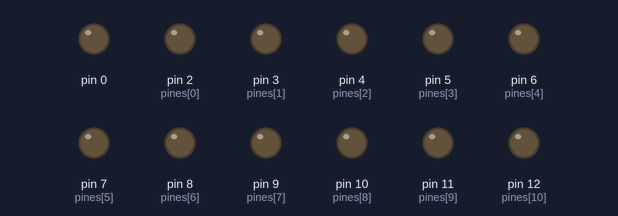
The sketch below on a simulated Arduino Uno, built with avr-gcc and run on an emulated ATmega328P. On the bench: output pins drawn as LEDs (lit = HIGH).

Above: at 0.1 s.
At 4.1 s:
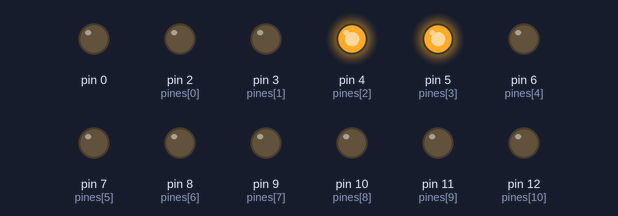
At 9.1 s:
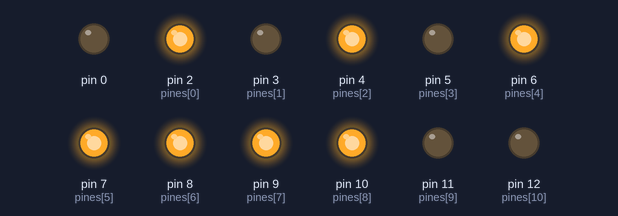
At 19.1 s:
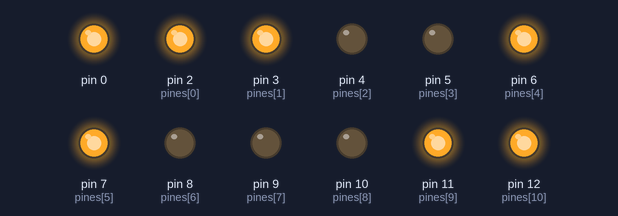
At 29.1 s:
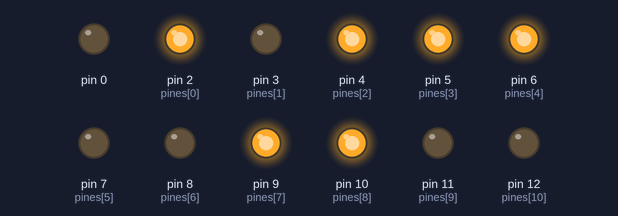
At 39.1 s:
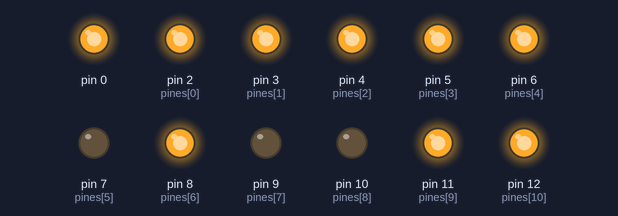
Timing chart, 0 to 40.0 s (numbered marks = the images above):
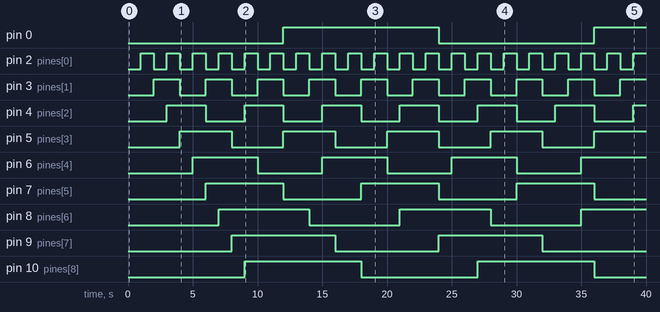

Measured:
- by itself, pin 0: LOW → HIGH at 12.0 s, → LOW 12.0 s later, → HIGH 12.0 s later
- by itself, pin 2 (pines[0]): alternates HIGH for 1.0 s and LOW for 1.0 s
- by itself, pin 3 (pines[1]): alternates HIGH for 2.0 s and LOW for 2.0 s
- by itself, pin 4 (pines[2]): alternates HIGH for 3.0 s and LOW for 3.0 s
- by itself, pin 5 (pines[3]): alternates HIGH for 4.0 s and LOW for 4.0 s
- by itself, pin 6 (pines[4]): alternates HIGH for 5.0 s and LOW for 5.0 s
- by itself, pin 7 (pines[5]): alternates HIGH for 6.0 s and LOW for 6.0 s
- by itself, pin 8 (pines[6]): alternates HIGH for 7.0 s and LOW for 7.0 s

The sketch:

ejercicio7.ino
```cpp
/*Implementar una clase, Tarea, en Arduino para manejar tareas periódicas de manera no
bloqueante. La clase debe permitir configurar un intervalo de tiempo y verificar si ha pasado
ese tiempo para ejecutar la tarea.
a) El constructor debe recibir el período de tiempo.
b) Debe implementar el método esTiempo(), que devolverá true si se ha cumplido el
tiempo correspondiente.
Realizar un ejemplo encendiendo dos Leds con intervalos diferente.*/

#include "tarea.h"

#define TAM 12

const int pines[TAM] = {2,3,4,5,6,7,8,9,10,11,12};
tarea LEDs[TAM];
int incremento = 1;
void setup() {

  for (int i = 0; i < TAM; i++){
    pinMode(pines[i], OUTPUT);
    digitalWrite(pines[i], LOW);
    LEDs[i].definirTiempo(0, incremento);
    incremento++;
  }
}

void loop() {
  for (int i = 0; i < TAM; i++){
    if(LEDs[i].esTiempo()) {
      digitalWrite(pines[i], !digitalRead(pines[i]));
    }
  }

}
```

tarea.cpp
```cpp
/*Implementar una clase, Tarea, en Arduino para manejar tareas periódicas de manera no
bloqueante. La clase debe permitir configurar un intervalo de tiempo y verificar si ha pasado
ese tiempo para ejecutar la tarea.
a) El constructor debe recibir el período de tiempo.
b) Debe implementar el método esTiempo(), que devolverá true si se ha cumplido el
tiempo correspondiente.
Realizar un ejemplo encendiendo dos Leds con intervalos diferente.*/

#include "tarea.h"
#include <Arduino.h>

tarea::tarea(int m, int s): tiempoMilisegundos(0), ultimoTiempo(0) {
  definirTiempo(m, s);
}

void tarea::definirTiempo(int m, int s) {
  tiempoMilisegundos = (s + m*60) *1000;
}

bool tarea::esTiempo () {
  unsigned long tiempoActual = millis();

  if((tiempoActual - ultimoTiempo) >= tiempoMilisegundos){
      ultimoTiempo = tiempoActual;
    return true;
  }
  return false;
}


/*
entrada::entrada(char p): pin(p) {
  pinMode(pin, INPUT);
  estado = digitalRead(pin);
}

void entrada::definirEntrada(char p){
  pin = p;
  pinMode(pin, INPUT);
  estado = digitalRead(pin);
}

String entrada::getEstado(unsigned long tA) {
  tiempoAntirrebote = tA;
  unsigned long tiempoActual = millis();
  static unsigned long ultimoTiempo = 0;
  String estadoReturn = "";

  if (tiempoActual - ultimoTiempo >= tiempoAntirrebote){
    estado = digitalRead(pin);
    //Serial.println(estado);

    ultimoTiempo = tiempoActual;
    static bool datoAnterior = estado;

    Serial.read();
    Serial.flush();

    if (estado == 1){
      estadoReturn = "HIGH";
    } else if (estado == 0) {
      estadoReturn = "LOW";
  }

  return estadoReturn;

  }

}

int entrada::cambioDisponible () {
  estado = digitalRead(pin);
  static bool estadoAnterior = LOW;

  if (estado != estadoAnterior){
    estadoAnterior = estado;
    return 1;
  } else {
    return 0;
  }

}

String entrada::getFlancoDes() {
  estado = digitalRead(pin);
  static bool datoAnterior = HIGH;
  if (datoAnterior == HIGH && estado == LOW) {
    datoAnterior = estado; return "Flanco descendente!";
  }
  datoAnterior = estado; return "";
}

String entrada::getFlancoAsc(){
  estado = digitalRead(pin);
  static bool datoAnterior = LOW;
  if (estado == HIGH && datoAnterior == LOW) {
    datoAnterior = estado; return "Flanco ascendente!";
  }
  datoAnterior = estado; return "";
}
*/
// temperatura::temperatura(float c, std::string m): temp(c), magnitud(m) {}

// void temperatura::convertirKelvin() {

//     if (magnitud == "Celsius") {
//         temp += 273.15;
//     } else if (magnitud == "Fahrenheit") {
//         temp = (temp - 32) * (5.0/9) + 273.15;
//     }

//     magnitud = "Kelvin";

// }

// void temperatura::convertirFahrenheit() {
//     if (magnitud == "Celsius") {
//         temp = (temp * (9.0/5)) + 32;
//     } else if (magnitud == "Kelvin") {
//         temp = (temp - 273.15) * (9.0/5) + 32;
//     }

//     magnitud = "Fahrenheit";
// }

// void temperatura::mostrarTemperatura() {
//     std::cout << temp << "\t" << magnitud << "\n"<< std::endl;

// }

// vector2D::vector2D(float cx, float cy): x(cx), y(cy) {}

// void vector2D::definirVector2D(float cx, float cy) {
//     x = cx;
//     y = cy;
// }

// float vector2D::longitudVector2D() {
//     return sqrt(pow(x,2) + pow(y,2));
// }

// void vector2D::imprimirVector() {
//     std::cout << "(" << x << ";" << y << ")\n" << std::endl;
// }

// vector2D vector2D::operator-(const vector2D& otro) const {
//     return vector2D((this->x) - otro.x,(this->y) - otro.y);
// }

// vector2D vector2D::operator+(const vector2D& otro) const {
//     return vector2D(this->x + otro.x, this->y + otro.y);
// }

// vector2D vector2D::operator*(const float n) const {
//     return vector2D((this->x)*n, (this->y)*n);
// }

// producto::producto(std::string n, float p, unsigned int c): nombre(n), precio(p), cantidad(c) {}

// void producto::mostrarDatos () {
//     std::cout << "-------------------------------------------\n";

//     std::cout << "Nombre:\t" << nombre << "\n" << std::endl;

//     if (precio == 0.0) {
//         std::cout << "Precio:\t" << "Desconocido" << "\n" << std::endl;
//     } else {
//         std::cout << "Precio:\t" << precio << "\n" << std::endl;
//     }

//     if (cantidad == 0) {
//         std::cout << "Cantidad:\t" << "Desconocido" << "\n" << std::endl;
//     } else {
//         std::cout << "Cantidad:\t" << cantidad << "\n" << std::endl;
//     }

//     std::cout << "-------------------------------------------\n";

// }

// float producto::calcularTotal () {
//     return (float)(precio * cantidad);
// }

// cilindro::cilindro(float r, float h): radio(r), altura(h) {}

// float cilindro::calcularVolumen() {
//     return PI*pow(radio,2)*altura;
// }

// void cilindro::dimensionar(float r, float h) {
//     radio = r;
//     altura = h;
// }

// empleado::empleado(std::string n, unsigned int e, double s): nombre(n), edad(e), salario(s) {}

// void empleado::cargarDatosEmpleado (std::string n, unsigned int e, double s) {

//     nombre = n;
//     edad = e;
//     salario = s;

// }

// void empleado::mostrarDatosEmpleado() {

//     std::cout << "---------------------------------------------\n";
//     std::cout << "Nombre:\t" << nombre << "\n" << std::endl;

//     if (edad == 0) {
//     std::cout << "Edad:\t" << "Desconocida\n" << std::endl;
//     } else {
//     std::cout << "Edad:\t" << edad << "\n"  << std::endl;
//     }

//     if (salario == 0) {
//         std::cout << "Salario:\t" << "No asignado\n" << std::endl;
//     } else {
//         std::cout << "Salario:\t" << salario << "\n" << std::endl;
//     }
//     std::cout << "---------------------------------------------\n";

// }

// empleado::~empleado() {}
```

tarea.h
```cpp
/*Implementar una clase, Tarea, en Arduino para manejar tareas periódicas de manera no
bloqueante. La clase debe permitir configurar un intervalo de tiempo y verificar si ha pasado
ese tiempo para ejecutar la tarea.
a) El constructor debe recibir el período de tiempo.
b) Debe implementar el método esTiempo(), que devolverá true si se ha cumplido el
tiempo correspondiente.
Realizar un ejemplo encendiendo dos Leds con intervalos diferente.*/

#ifndef TAREA_H
#define TAREA_H

#include <Arduino.h>

class tarea {
  public:
    tarea(int = 0, int = 0);
    bool esTiempo();
    void definirTiempo(int, int);

  private:
    int minutos, segundos;
    unsigned long tiempoMilisegundos, ultimoTiempo;
};


/*class entrada {
    public:
        entrada(char pin = 13);
        void definirEntrada(char pin);
        String getEstado(unsigned long tiempoAntirrebote = 1000);
        String getFlancoAsc();
        String getFlancoDes();
        int cambioDisponible();

    private:
        char pin;
        int estado;
        unsigned long tiempoAntirrebote;
};*/


// #include <iostream>
// class temperatura {
//     public:
//         temperatura(float temp = -273.15, std::string magnitud = "Celsius");
//         void convertirFahrenheit();
//         void convertirKelvin();
//         void mostrarTemperatura();
//     private:
//         float temp;
//         std::string magnitud;

// };


// class vector2D {
//     public:
//         vector2D(float x = 1.0, float y = 1.0);
//         void definirVector2D(float cx, float cy);
//         float longitudVector2D();
//         void imprimirVector();

//         vector2D operator-(const vector2D& otro) const;
//         vector2D operator+(const vector2D& otro) const;
//         vector2D operator*(const float n) const;
//     private:
//         float x, y;
// };

// class producto {
//     public:
//         producto(std::string nombre = "Desconocido", float precio = 0.0, unsigned int cantidad = 0);
//         void mostrarDatos ();
//         float calcularTotal ();
//     private:
//         std::string nombre;
//         float precio;
//         unsigned int cantidad;
// };


// class cilindro {
//     public:
//         cilindro(float radio = 1.0, float altura = 1.0);
//         float calcularVolumen();
//         void dimensionar(float r, float h );
//     private:
//         float radio;
//         float altura;
// };

// #include <string>
// class empleado {
//     public:
//         empleado(std::string nombre = "desconocido", unsigned int edad = 0, double salario = 0);
//         void cargarDatosEmpleado(std::string, unsigned int, double);
//         void mostrarDatosEmpleado();

//         ~empleado();

//     private:
//         std::string nombre;
//         unsigned int edad;
//         double salario;

// };

#endif
```
